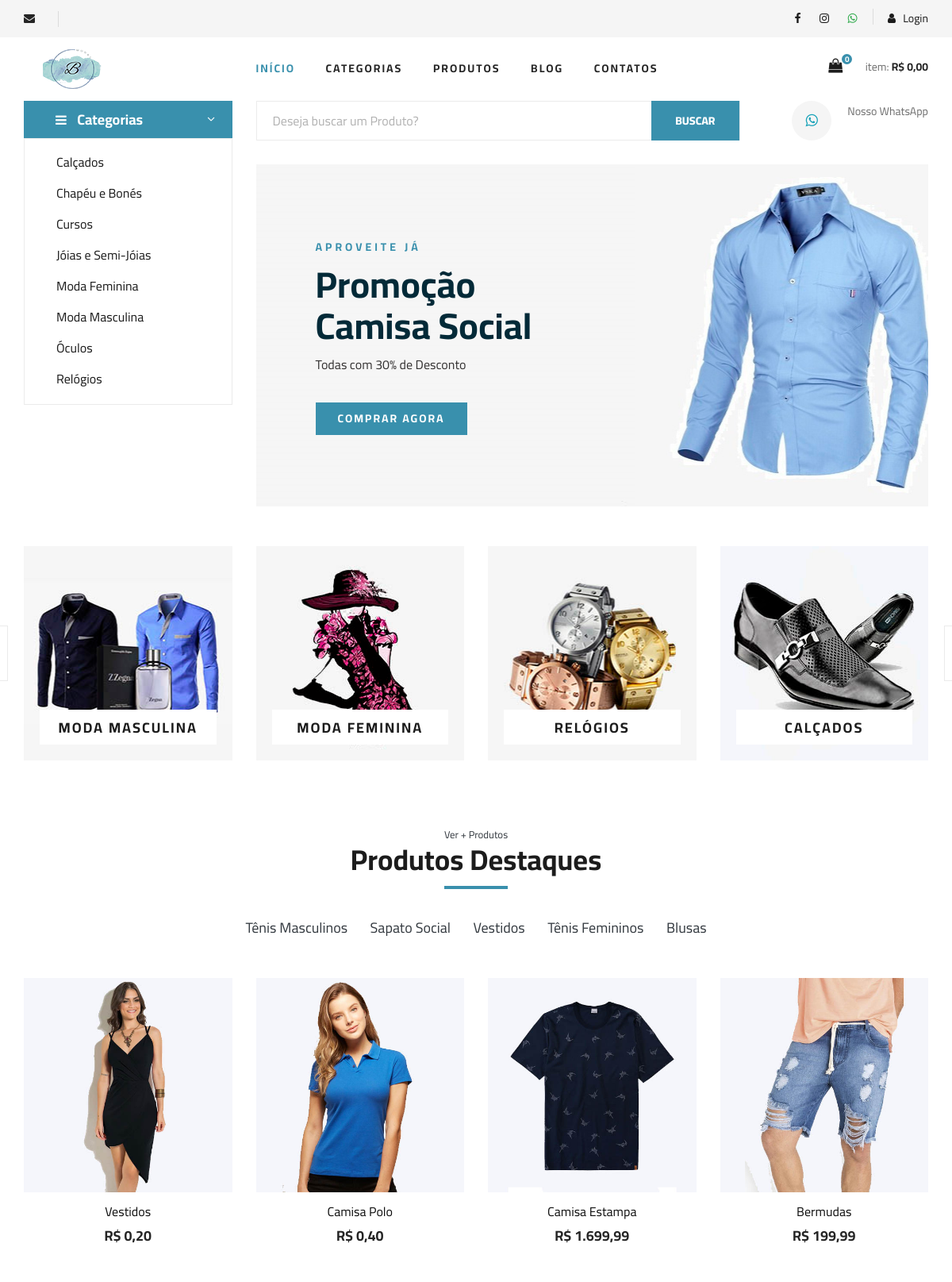
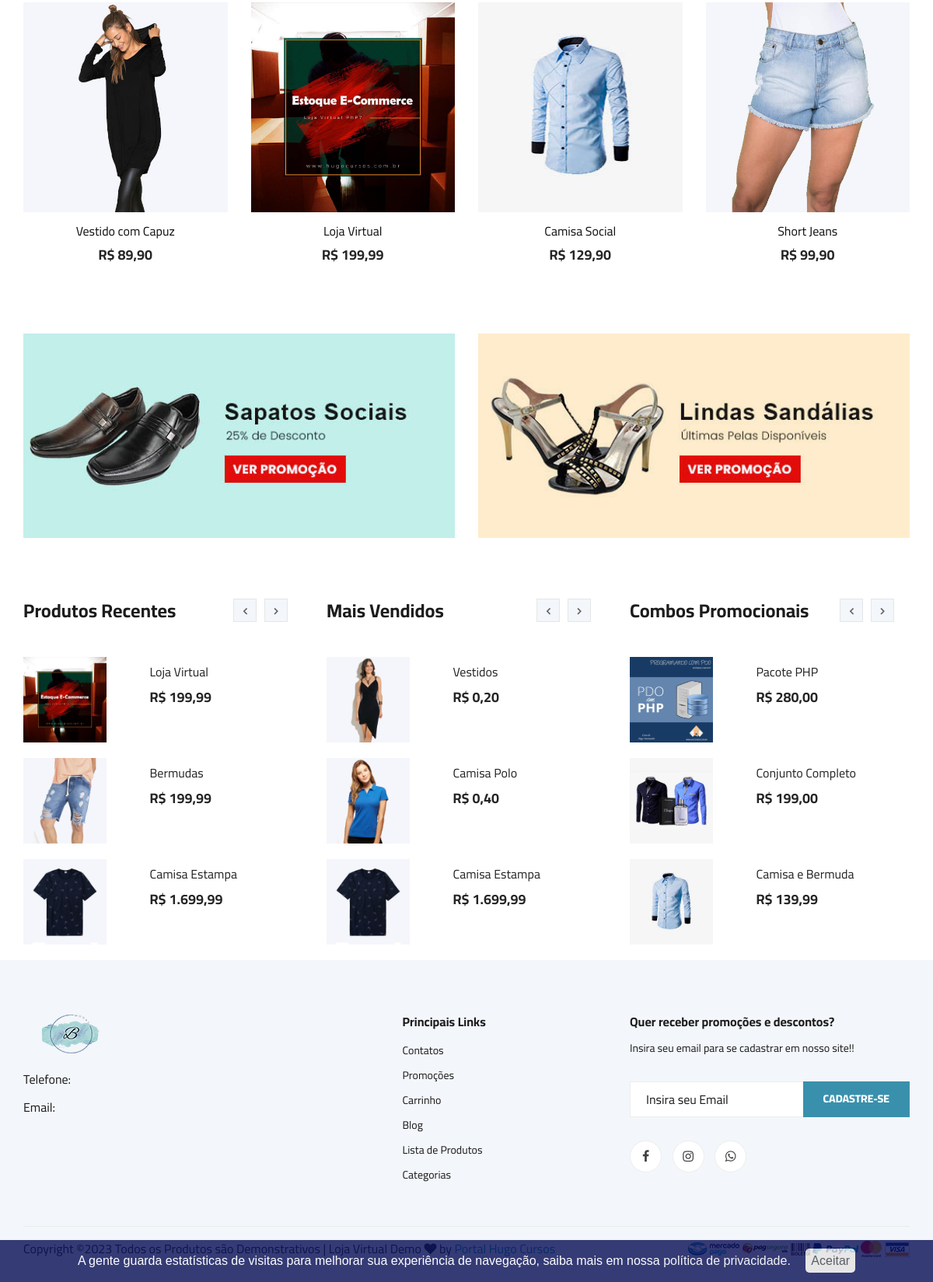
The page / on the database its author committed (2 pictures, top to bottom).
### tables this page shows
CREATE TABLE `categorias` (
  `id` int(11) NOT NULL AUTO_INCREMENT,
  `nome` varchar(50) NOT NULL,
  `nome_url` varchar(50) NOT NULL,
  `imagem` varchar(100) NOT NULL,
  PRIMARY KEY (`id`)
);

CREATE TABLE `banner` (
  `id` int(11) NOT NULL AUTO_INCREMENT,
  `titulo` varchar(30) NOT NULL,
  `subtitulo` varchar(20) NOT NULL,
  `descricao` varchar(50) NOT NULL,
  `link` varchar(100) NOT NULL,
  `textobt` varchar(15) NOT NULL,
  `ativo` varchar(5) NOT NULL,
  `imagem` varchar(150) NOT NULL,
  PRIMARY KEY (`id`)
);

CREATE TABLE `sub_categorias` (
  `id` int(11) NOT NULL AUTO_INCREMENT,
  `nome` varchar(50) NOT NULL,
  `nome_url` varchar(50) NOT NULL,
  `imagem` varchar(100) NOT NULL,
  `id_categoria` int(11) NOT NULL,
  PRIMARY KEY (`id`)
);

CREATE TABLE `produtos` (
  `id` int(11) NOT NULL AUTO_INCREMENT,
  `categoria` int(11) NOT NULL,
  `sub_categoria` int(11) NOT NULL,
  `nome` varchar(100) NOT NULL,
  `nome_url` varchar(100) NOT NULL,
  `descricao` varchar(1000) NOT NULL,
  `descricao_longa` text NOT NULL,
  `valor` decimal(10,2) NOT NULL,
  `imagem` varchar(100) NOT NULL,
  `estoque` int(11) NOT NULL,
  `tipo_envio` int(11) NOT NULL,
  `palavras` varchar(250) NOT NULL,
  `ativo` varchar(5) NOT NULL,
  `peso` double(8,2) DEFAULT NULL,
  `largura` int(11) DEFAULT NULL,
  `altura` int(11) DEFAULT NULL,
  `comprimento` int(11) DEFAULT NULL,
  `modelo` varchar(100) DEFAULT NULL,
  `valor_frete` decimal(8,2) DEFAULT NULL,
  `promocao` varchar(5) NOT NULL,
  `vendas` int(11) DEFAULT NULL,
  `link` varchar(150) DEFAULT NULL,
  PRIMARY KEY (`id`)
);

CREATE TABLE `promocao_banner` (
  `id` int(11) NOT NULL AUTO_INCREMENT,
  `titulo` varchar(50) NOT NULL,
  `link` varchar(100) NOT NULL,
  `imagem` varchar(100) NOT NULL,
  `ativo` varchar(5) NOT NULL,
  PRIMARY KEY (`id`)
);

CREATE TABLE `combos` (
  `id` int(11) NOT NULL AUTO_INCREMENT,
  `nome` varchar(100) NOT NULL,
  `nome_url` varchar(50) NOT NULL,
  `descricao` varchar(1000) NOT NULL,
  `descricao_longa` text NOT NULL,
  `valor` decimal(8,2) NOT NULL,
  `imagem` varchar(100) NOT NULL,
  `tipo_envio` int(1) NOT NULL,
  `palavras` varchar(250) NOT NULL,
  `ativo` varchar(5) NOT NULL,
  `peso` double(8,2) NOT NULL,
  `largura` double(8,2) NOT NULL,
  `altura` double(8,2) NOT NULL,
  `comprimento` double(8,2) NOT NULL,
  `valor_frete` decimal(10,2) DEFAULT NULL,
  `vendas` int(11) DEFAULT NULL,
  `link` varchar(150) DEFAULT NULL,
  PRIMARY KEY (`id`)
);

### index.php (the view, shortened to what this page needs)
<?php
require_once 'cabecalho.php';
require_once 'conexao.php';
?>
<section class="hero">
  <div class="container">
    <div class="row">
      <div class="col-lg-3">
        <div class="hero__categories">
          <div class="hero__categories__all">
            <i class="fa fa-bars"></i>
            <span>Categorias</span>
          </div>
          <ul>
            <?php
            $query = $pdo->query('SELECT * FROM categorias order by nome asc ');
            $res = $query->fetchAll(PDO::FETCH_ASSOC);
            for ($i = 0; $i < count($res); $i++) {
                $nome = $res[$i]['nome'];
                $nome_url = $res[$i]['nome_url'];
                ?>
              <li><a href="sub-categoria-de-<?php echo $nome_url; ?>"><?php echo $nome; ?></a></li>
            <?php
            }
            ?>
          </ul>
        </div>
      </div>
      <div class="col-lg-9">
        <div class="hero__search">
          <div class="hero__search__form">
           <form action="lista-produtos.php" method="get">
            <input name="txtBuscar" type="text" placeholder="Deseja buscar um Produto?">
            <button type="submit" class="site-btn">BUSCAR</button>
          </form>
        </div>
        <div class="hero__search__phone">
          <div class="hero__search__phone__icon">
            <a class="text-info" target="_blank" href="http://api.whatsapp.com/send?1=pt_BR&phone=<?php echo $whatsapp_link; ?>" title="<?php echo $whatsapp_loja; ?>"><i class="fa fa-whatsapp"></i></a>
          </div>
          <div class="hero__search__phone__text">
            <span>Nosso WhatsApp</span>
          </div>
        </div>
      </div>
      <?php
      $query = $pdo->query("SELECT * FROM banner where ativo = 'Sim' ");
      $res = $query->fetchAll(PDO::FETCH_ASSOC);
      $titulo = $res[0]['titulo'];
      $subtitulo = $res[0]['subtitulo'];
      $descricao = $res[0]['descricao'];
      $textobt = $res[0]['textobt'];
      $link = $res[0]['link'];
      $imagem = $res[0]['imagem'];
      ?>
      <div class="hero__item set-bg bg-light" data-setbg="img/banner/<?php echo $imagem; ?>">
        <div class="hero__text">
          <span><?php echo mb_strToUpper($subtitulo); ?></span>
          <div class="row">
            <div class="col-md-8">
              <h2><?php echo $titulo; ?></h2>
            </div>
          </div>
          <p><?php echo $descricao; ?></p>
          <a href="<?php echo $link; ?>" class="primary-btn"><?php echo mb_strToUpper(
    $textobt
); ?></a>
        </div>
      </div>
    </div>
  </div>
</div>
</section>
<section class="categories">
  <div class="container">
    <div class="row">
      <div class="categories__slider owl-carousel">
       <?php
       $query = $pdo->query('SELECT * FROM categorias order by id ');
       $res = $query->fetchAll(PDO::FETCH_ASSOC);
       for ($i = 0; $i < count($res); $i++) {
           $nome = $res[$i]['nome'];
           $imagem = $res[$i]['imagem'];
           $nome_url = $res[$i]['nome_url'];
           ?>
        <div class="col-lg-3">
          <div class="categories__item set-bg" data-setbg="img/categorias/<?php echo $imagem; ?>">
            <h5><a href="sub-categoria-de-<?php echo $nome_url; ?>"><?php echo $nome; ?></a></h5>
          </div>
        </div>
      <?php
       }
       ?>
    </div>
  </div>
</div>
</section>
<section class="featured spad">
  <div class="container">
    <div class="row">
      <div class="col-lg-12">
        <div class="section-title">
         <a class="text-dark" href="produtos.php"><span ><small>Ver + Produtos</small></span></a>
         <h2>Produtos Destaques </h2>
       </div>
       <div class="featured__controls">
        <ul>
         <?php
         $query = $pdo->query(
             'SELECT * FROM sub_categorias order by id limit 5 '
         );
         $res = $query->fetchAll(PDO::FETCH_ASSOC);
         for ($i = 0; $i < count($res); $i++) {
             $nome = $res[$i]['nome'];
             $nome_url = $res[$i]['nome_url'];
             ?>
          <li><a href="produtos-<?php echo $nome_url; ?>" class="text-dark"><?php echo $nome; ?></a></li>
        <?php
         }
         ?>
      </ul>
    </div>
  </div>
</div>
<div class="row featured__filter">
 <?php
 $query = $pdo->query(
     "SELECT * FROM produtos where ativo = 'Sim' and estoque > 0 order by vendas desc limit 8 "
 );
 $res = $query->fetchAll(PDO::FETCH_ASSOC);
 for ($i = 0; $i < count($res); $i++) {
     $nome = $res[$i]['nome'];
     $valor = $res[$i]['valor'];
     $nome_url = $res[$i]['nome_url'];
     $imagem = $res[$i]['imagem'];
     $promocao = $res[$i]['promocao'];
     $id = $res[$i]['id'];
     $valor = number_format($valor, 2, ',', '.');
     if ($promocao == 'Sim') {
         $queryp = $pdo->query(
             "SELECT * FROM promocoes where id_produto = '$id' "
         );
         $resp = $queryp->fetchAll(PDO::FETCH_ASSOC);
         $valor_promo = $resp[0]['valor'];
         $desconto = $resp[0]['desconto'];
         $valor_promo = number_format($valor_promo, 2, ',', '.');
         ?>
    <div class="col-lg-3 col-md-4 col-sm-6 mix sapatos fresh-meat">
      <div class="product__discount__item">
        <div class="product__discount__item__pic set-bg"
        data-setbg="img/produtos/<?php echo $imagem; ?>">
        <div class="product__discount__percent">-<?php echo $desconto; ?>%</div>
        <ul class="product__item__pic__hover">
         <li><a href="produto-<?php echo $nome_url; ?>"><i class="fa fa-eye"></i></a></li>
         <li><a href="" onclick="carrinhoModal('<?php echo $id; ?>','Não')"><i class="fa fa-shopping-cart"></i></a>
         </ul>
       </div>
       <div class="product__discount__item__text">
        <h5><a href="produto-<?php echo $nome_url; ?>"><?php echo $nome; ?></a></h5>
        <div class="product__item__price"><span class="mr-1">R$ <?php echo $valor; ?></span>R$ <?php echo $valor_promo; ?> </div>
      </div>
    </div>
  </div>
<?php
     } else {
          ?>
  <div class="col-lg-3 col-md-4 col-sm-6 mix sapatos fresh-meat">
    <div class="featured__item">
      <div class="featured__item__pic set-bg" data-setbg="img/produtos/<?php echo $imagem; ?>">
        </div>
        <div class="featured__item__text">
          <a href="produto-<?php echo $nome_url; ?>"><h6><?php echo $nome; ?></h6>
            <h5>R$ <?php echo $valor; ?></h5></a>
          </div>
        </div>
      </div>
    <?php
     }
 }
 ?>
  </div>
</div>
</section>
<div class="banner">
  <div class="container">
    <div class="row">
     <?php
     $query = $pdo->query(
         "SELECT * FROM promocao_banner where ativo = 'Sim' order by id desc limit 2 "
     );
     $res = $query->fetchAll(PDO::FETCH_ASSOC);
     for ($i = 0; $i < count($res); $i++) {
         $titulo = $res[$i]['titulo'];
         $link = $res[$i]['link'];
         $imagem = $res[$i]['imagem'];
         ?>
      <div class="col-lg-6 col-md-6 col-sm-6">
        <div class="banner__pic">
         <a href="<?php echo $link; ?>" title="<?php echo $titulo; ?>"> <img src="img/promocoes/<?php echo $imagem; ?>" alt="<?php echo $titulo; ?>"> </a>
       </div>
     </div>
   <?php
     }
     ?>
 </div>
</div>
</div>
<section class="latest-product spad d-none d-md-block">
  <div class="container">
    <div class="row">
      <div class="col-lg-4 col-md-6">
        <div class="latest-product__text">
          <h4>Produtos Recentes</h4>
          <div class="latest-product__slider owl-carousel">
            <div class="latest-prdouct__slider__item">
              <?php
              $query = $pdo->query(
                  'SELECT * FROM produtos order by id desc limit 3 '
              );
              $res = $query->fetchAll(PDO::FETCH_ASSOC);
              for ($i = 0; $i < count($res); $i++) {
                  $nome = $res[$i]['nome'];
                  $valor = $res[$i]['valor'];
                  $nome_url = $res[$i]['nome_url'];
                  $imagem = $res[$i]['imagem'];
                  $promocao = $res[$i]['promocao'];
                  $id = $res[$i]['id'];
                  if ($promocao == 'Sim') {
                      $queryp = $pdo->query(
                          "SELECT * FROM promocoes where id_produto = '$id' "
                      );
                      $resp = $queryp->fetchAll(PDO::FETCH_ASSOC);
                      $valor = $resp[0]['valor'];
                      $valor = number_format($valor, 2, ',', '.');
                  } else {
                      $valor = number_format($valor, 2, ',', '.');
                  }
                  ?>
                <a href="produto-<?php echo $nome_url; ?>" class="latest-product__item">
                  <div class="row">
                    <div class="col-md-5">
                      <div class="latest-product__item__pic">
                        <img src="img/produtos/<?php echo $imagem; ?>" alt="">
                      </div>
                    </div>
                    <div class="col-md-7">
                      <div class="latest-product__item__text">
                        <h6><?php echo $nome; ?></h6>
                        <span>R$ <?php echo $valor; ?></span>
                      </div>
                    </div>
                  </div>
                </a>
              <?php
              }
              ?>
            </div>
          </div>
        </div>
      </div>
      <div class="col-lg-4 col-md-6">
        <div class="latest-product__text">
          <h4>Mais Vendidos</h4>
          <div class="latest-product__slider owl-carousel">
            <div class="latest-prdouct__slider__item">
              <?php
              $query = $pdo->query(
                  "SELECT * FROM produtos where ativo = 'Sim' and estoque > 0 order by vendas desc limit 3 "
              );
              $res = $query->fetchAll(PDO::FETCH_ASSOC);
              for ($i = 0; $i < count($res); $i++) {
                  $nome = $res[$i]['nome'];
                  $valor = $res[$i]['valor'];
                  $nome_url = $res[$i]['nome_url'];
                  $imagem = $res[$i]['imagem'];
                  $promocao = $res[$i]['promocao'];
                  $id = $res[$i]['id'];
                  if ($promocao == 'Sim') {
                      $queryp = $pdo->query(
                          "SELECT * FROM promocoes where id_produto = '$id' "
                      );
                      $resp = $queryp->fetchAll(PDO::FETCH_ASSOC);
                      $valor = $resp[0]['valor'];
                      $valor = number_format($valor, 2, ',', '.');
                  } else {
                      $valor = number_format($valor, 2, ',', '.');
                  }
                  ?>
                <a href="produto-<?php echo $nome_url; ?>" class="latest-product__item">
                  <div class="row">
                    <div class="col-md-5">
                      <div class="latest-product__item__pic">
                        <img src="img/produtos/<?php echo $imagem; ?>" alt="">
                      </div>
                    </div>
                    <div class="col-md-7">
                      <div class="latest-product__item__text">
                        <h6><?php echo $nome; ?></h6>
                        <span>R$ <?php echo $valor; ?></span>
                      </div>
                    </div>
                  </div>
                </a>
              <?php
              }
              ?>
            </div>
          </div>
        </div>
      </div>
      <div class="col-lg-4 col-md-6">
        <div class="latest-product__text">
          <h4>Combos Promocionais</h4>
          <div class="latest-product__slider owl-carousel">
            <div class="latest-prdouct__slider__item">
              <?php
              $query = $pdo->query(
                  "SELECT * FROM combos where ativo = 'Sim' order by id desc limit 3 "
              );
              $res = $query->fetchAll(PDO::FETCH_ASSOC);
              for ($i = 0; $i < count($res); $i++) {
                  $nome = $res[$i]['nome'];
                  $valor = $res[$i]['valor'];
                  $nome_url = $res[$i]['nome_url'];
                  $imagem = $res[$i]['imagem'];
                  $valor = number_format($valor, 2, ',', '.');
                  ?>
                <a href="combo-<?php echo $nome_url; ?>" class="latest-product__item">
                  <div class="row">
                    <div class="col-md-5">
                      <div class="latest-product__item__pic">
                        <img src="img/combos/<?php echo $imagem; ?>" alt="">
                      </div>
                    </div>
                    <div class="col-md-7">
                      <div class="latest-product__item__text">
                        <h6><?php echo $nome; ?></h6>
                        <span>R$ <?php echo $valor; ?></span>
                      </div>
                    </div>
                  </div>
                </a>
              <?php
              }
              ?>
            </div>
          </div>
        </div>
      </div>
    </div>
  </div>
</section>
<?php
require_once 'rodape.php';
?>

### rows shown on the page
categorias: nome "Calçados", shows a picture, nome "CALÇADOS"
categorias: nome "Chapéu e Bonés"
categorias: nome "Cursos"
categorias: nome "Jóias e Semi-Jóias"
categorias: nome "Moda Feminina", shows a picture, nome "MODA FEMININA"
categorias: nome "Moda Masculina", shows a picture, nome "MODA MASCULINA"
categorias: nome "Óculos"
categorias: nome "Relógios", shows a picture, nome "RELÓGIOS"
banner: subtitulo "APROVEITE JÁ", titulo "Promoção Camisa Social", descricao "Todas com 30% de Desconto", textobt "COMPRAR AGORA"
sub_categorias: nome "Tênis Masculinos"
sub_categorias: nome "Sapato Social"
sub_categorias: nome "Vestidos"
sub_categorias: nome "Tênis Femininos"
sub_categorias: nome "Blusas"
produtos: shows a picture, nome "Vestidos", valor "0,20", imagem (picture)
produtos: shows a picture, nome "Camisa Polo", valor "0,40", imagem (picture)
produtos: shows a picture, nome "Camisa Estampa", valor "1.699,99", imagem (picture)
produtos: shows a picture, nome "Bermudas", valor "199,99", imagem (picture)
produtos: shows a picture, nome "Vestido com Capuz", valor "89,90"
produtos: shows a picture, nome "Loja Virtual", valor "199,99", imagem (picture)
produtos: shows a picture, nome "Camisa Social", valor "129,90"
produtos: shows a picture, nome "Short Jeans", valor "99,90"
promocao_banner: imagem (picture)
promocao_banner: imagem (picture)
combos: imagem (picture), nome "Pacote PHP", valor "280,00"
combos: imagem (picture), nome "Conjunto Completo", valor "199,00"
combos: imagem (picture), nome "Camisa e Bermuda", valor "139,99"

### other values the page prints
$linhas "0"
$total_c "0,00"
